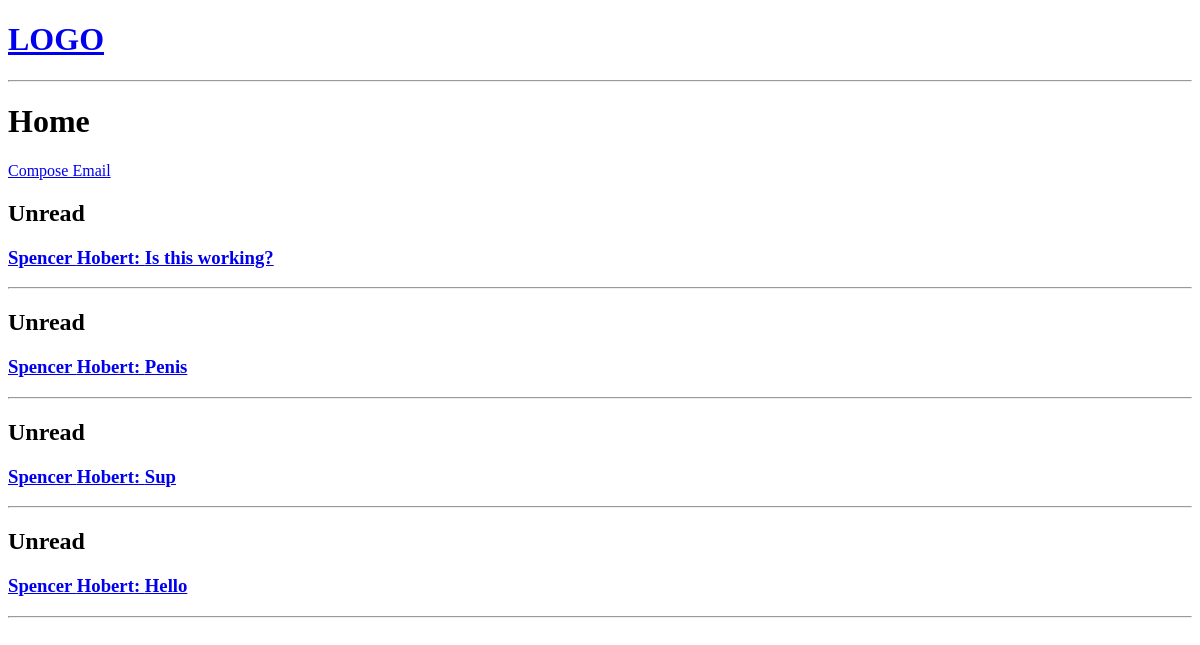
Before: / with the older database file.
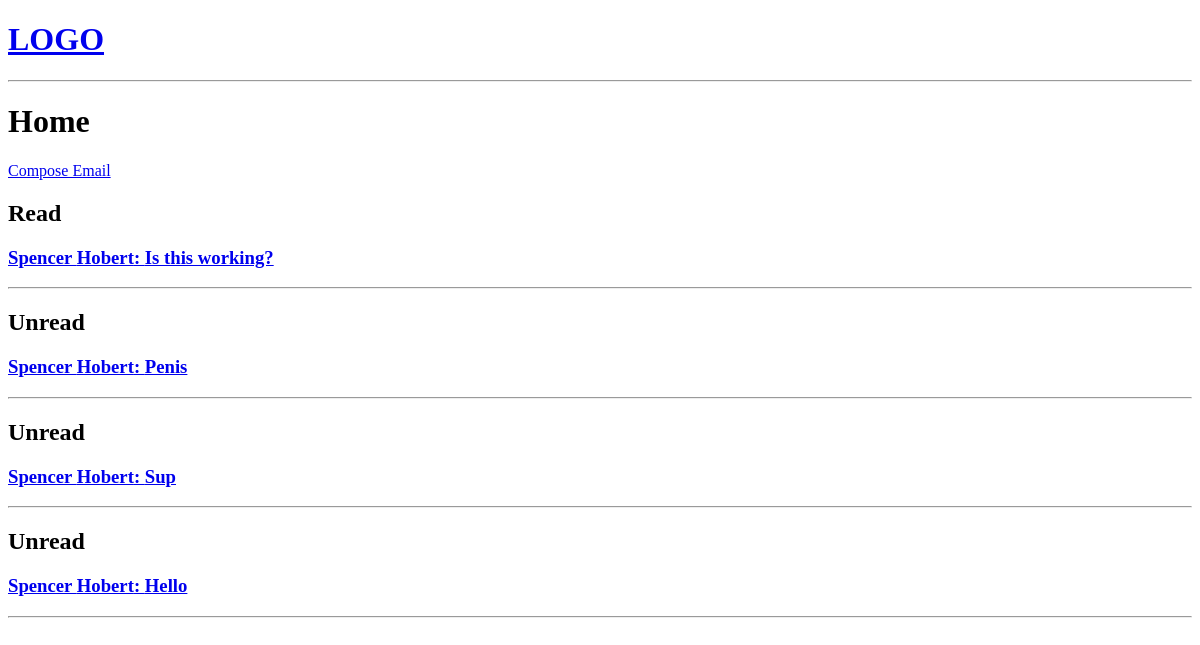
After: the same page with the newer database file.
### base/models.py (models this page shows, shortened)
class Mail(models.Model):
    sender = models.ForeignKey(User, on_delete=models.CASCADE, null=True, related_name='sender') #null=True IS TEMPORARY. CHANGE LATER.
    receiver = models.ForeignKey(User, on_delete=models.CASCADE, null=True, related_name='receiver') #null=True IS TEMPORARY. CHANGE LATER.
    currentBox = models.ForeignKey(Box, on_delete=models.CASCADE, null=True) #Which box the mail is currently in. Defaults to Inbox.
    title = models.CharField(max_length=200) #Max length of 200 char
    previousContent = models.TextField(null=True) #Field CAN be blank
    content = models.TextField() #Text field cannot be blank
    sentDate = models.DateTimeField(auto_now_add=True) #Time is saved once it's first created
    isResponse = models.BooleanField(default=False) #If email is a response to another email, true
    isArchived = models.BooleanField(default=False) #If archived, true
    isDeleted = models.BooleanField(default=False) #If deleted, true
    isUnread = models.BooleanField(default=True) #If unread, true. Defaults to unread
    isHighlighted = models.BooleanField(default=False) #If highlighted, true
    isSelected = models.BooleanField(default=False) #If selected, true
    class Meta:
        ordering = ['-sentDate', 'title'] #Newest emails are first

### base/views.py (the view)
# urls.py: path('', views.home, name='home'),
def home(request): #On the homescreen
    mail = Mail.objects.all() #Grab all mail in database
    context = {'mail': mail}
    return render(request, 'home.html', context)

### base/templates/base/home.html
{% extends 'main.html' %}
{% block content %}
<h1>Home</h1>
<div>
    <a href="{% url 'sendMail' %}">Compose Email</a>
    {% for letter in mail %}
        {% if letter.isUnread == True %}
            <h2>Unread</h2>
        {% else %}
            <h2>Read</h2>
        {% endif %}
        <a href="{% url 'mail' letter.id %}"><h3>{{letter.sender.first_name}} {{letter.sender.last_name}}: {{letter.title}}</h3></a>
        <hr>
    {% endfor %}
</div>
{% endblock content %}

Changed rows visible on the page:
changed Mail "Is this working?": isUnread "Unread" → "Read"
